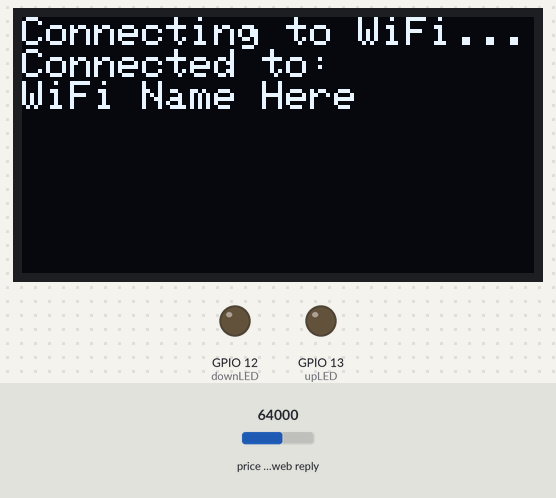
A sketch run on a simulated ESP32. Shown: 128×64 one-colour display, output pins drawn as LEDs (lit = HIGH). The test bench sets the inputs (shaded band); at power-on: price in the web reply 64000. WiFi joins after 1.5 s; servers stay silent unless stated; web services answer with replies made up by the test bench; what the sketch prints to the serial monitor is not drawn.

Above: at 3.7 s.
At 6.3 s:
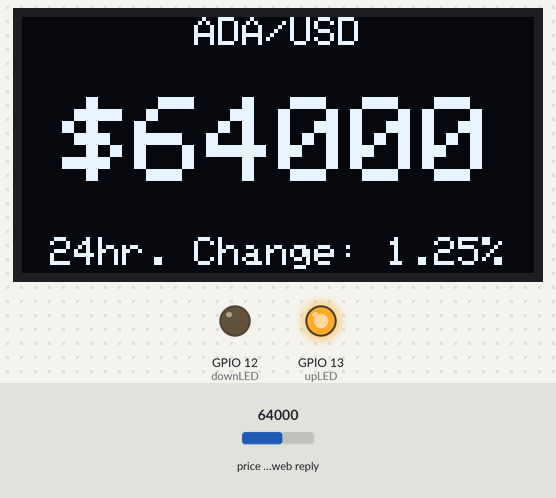
6.4 s: price in the web reply set to 21580
At 7.7 s:
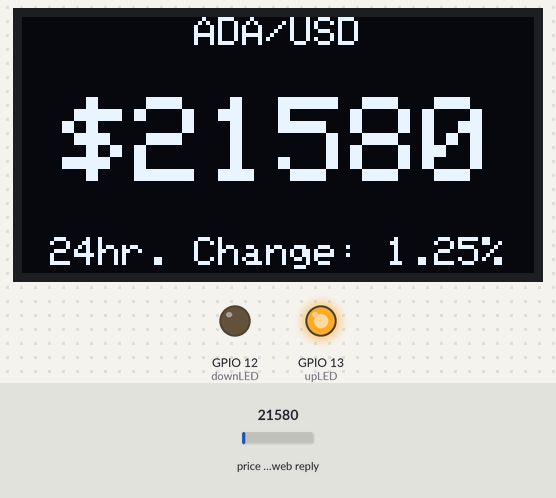
8.0 s: price in the web reply set to 39750
At 8.4 s:
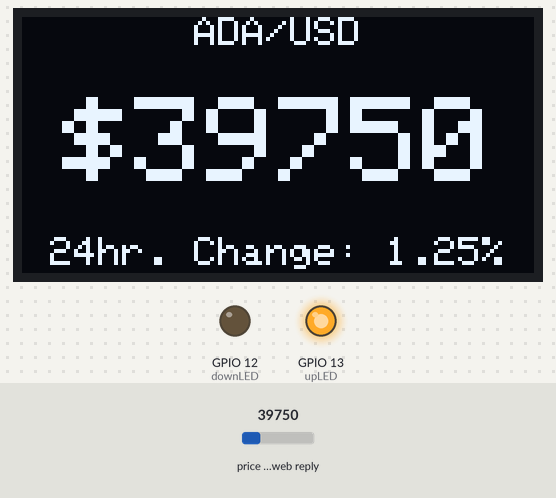
9.6 s: price in the web reply set to 59500
At 10.3 s:
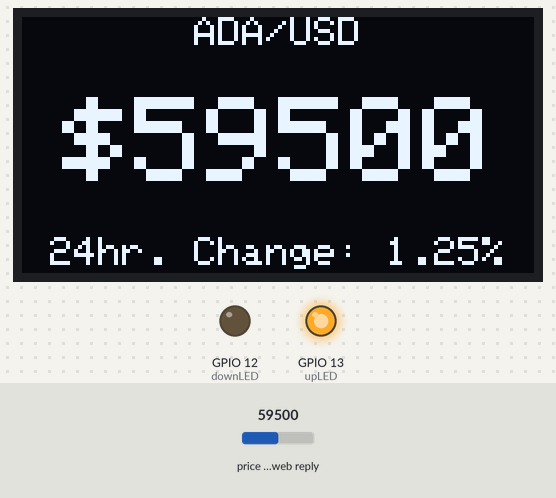
Timing chart, 0 to 12.6 s (numbered marks = the images above; inputs shaded):
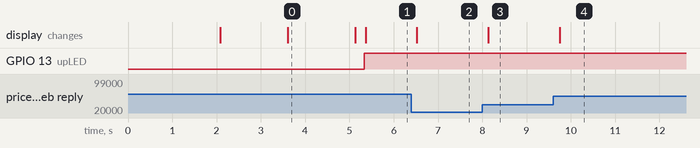

Measured:
- after the input at 6.4 s, the display: changes after 0.12 s (image 2)
- after the input at 8.0 s, the display: changes after 0.14 s (image 3)
- after the input at 9.6 s, the display: changes after 0.15 s (image 4)
- what the display in image 0 shows lasts 1.5 s, from 3.6 s to 5.1 s

The sketch:

CryptoTickerADA.ino
```cpp
//Vincent Rubens
//Cardano Stake Pool Operator
//Reaction Pool (XRX)
//Twitter: @vjrubens
//05 September 2021
//Cardano Ticker
//Thanks goes to Michael Klements for the troubleshooting support!
//Modified from Andrew Budziszek's original version "https://github.com/SonnyBrooks/bitcoin-ticker-esp32/blob/main/bitcoinTicker.ino"
//to include the Cardano logo and IO for the red and green indicator LEDs


#include <Adafruit_SSD1306.h>                                                 //Include the required libraries
#include <WiFi.h>
#include <Wire.h>
#include <HTTPClient.h>
#include <NTPClient.h>
#include <WiFiUdp.h>
#include <ArduinoJson.h>

#define SCREEN_WIDTH 128                                                      //Define the OLED display width and height
#define SCREEN_HEIGHT 64
#define OLED_RESET     -1                                                     // Reset pin # (or -1 if sharing Arduino reset pin)
#define SCREEN_ADDRESS 0x3C                                                   //I2C address for display
#define upLED 13
#define downLED 12
Adafruit_SSD1306 display (SCREEN_WIDTH, SCREEN_HEIGHT, &Wire, OLED_RESET);    //Create the display object

const char* ssid = "WiFi Name Here";                                          //Set your WiFi network name and password
const char* password = "Enter Password";

const int httpsPort = 443;                                                    //Cardano price API powered by CoinDesk - https://www.coingecko.com/
const String url = "https://api.coingecko.com/api/v3/simple/price?ids=cardano&vs_currencies=usd&include_24hr_change=true";

WiFiClient client;                                                            //Create a new WiFi client
HTTPClient http;

String formattedDate;                                                         //Create variables to store the date and time
String dayStamp;
String timeStamp;

const unsigned char cardanoLogo[] PROGMEM =
{
  0x00, 0x00, 0x00, 0x00, 0x00, 0x00, 0x00, 0x00, 0x00, 0x00, 0x00, 0x00, 0x00, 0x00, 0x00, 0x00,
  0x00, 0x00, 0x00, 0x00, 0x00, 0x00, 0x00, 0x00, 0x00, 0x00, 0x00, 0x00, 0x00, 0x00, 0x00, 0x00,
  0x00, 0x00, 0x00, 0x00, 0x00, 0x00, 0x00, 0x00, 0x00, 0x00, 0x00, 0x00, 0x00, 0x00, 0x00, 0x00,
  0x00, 0x00, 0x00, 0x00, 0x00, 0x00, 0x00, 0x00, 0x00, 0x00, 0x00, 0x00, 0x00, 0x00, 0x00, 0x00,
  0x00, 0x00, 0x00, 0x00, 0x00, 0x00, 0x00, 0x00, 0x00, 0x00, 0x00, 0x00, 0x00, 0x00, 0x00, 0x00,
  0x00, 0x00, 0x00, 0x00, 0x00, 0x00, 0x00, 0x00, 0x00, 0x00, 0x00, 0x00, 0x00, 0x00, 0x00, 0x00,
  0x00, 0x00, 0x00, 0x00, 0x00, 0x00, 0x00, 0x00, 0x00, 0x00, 0x00, 0x00, 0x00, 0x00, 0x00, 0x00,
  0x00, 0x00, 0x00, 0x00, 0x00, 0x00, 0x00, 0x00, 0x00, 0x00, 0x00, 0x00, 0x00, 0x00, 0x00, 0x00,
  0x00, 0x00, 0x00, 0x00, 0x00, 0x00, 0x00, 0x00, 0x00, 0x00, 0x00, 0x00, 0x00, 0x00, 0x00, 0x00,
  0x00, 0x00, 0x00, 0x00, 0x00, 0x00, 0x00, 0x00, 0x00, 0x00, 0x00, 0x00, 0x00, 0x00, 0x00, 0x00,
  0x00, 0x00, 0x00, 0x00, 0x00, 0x00, 0x00, 0x00, 0x00, 0x00, 0x00, 0x00, 0x00, 0x00, 0x00, 0x00,
  0x00, 0x00, 0x00, 0x00, 0x00, 0x00, 0x00, 0x00, 0x00, 0x00, 0x00, 0x00, 0x00, 0x00, 0x00, 0x00,
  0x00, 0x00, 0x00, 0x00, 0x00, 0x00, 0x00, 0x01, 0x80, 0x00, 0x00, 0x00, 0x00, 0x00, 0x00, 0x00,
  0x00, 0x00, 0x00, 0x00, 0x00, 0x00, 0x04, 0x01, 0x80, 0x20, 0x00, 0x00, 0x00, 0x00, 0x00, 0x00,
  0x00, 0x00, 0x00, 0x00, 0x00, 0x00, 0x04, 0x00, 0x00, 0x20, 0x00, 0x00, 0x00, 0x00, 0x00, 0x00,
  0x00, 0x00, 0x00, 0x00, 0x00, 0x00, 0x00, 0x00, 0x00, 0x00, 0x00, 0x00, 0x00, 0x00, 0x00, 0x00,
  0x00, 0x00, 0x00, 0x00, 0x00, 0x00, 0x00, 0x00, 0x00, 0x00, 0x00, 0x00, 0x00, 0x00, 0x00, 0x00,
  0x00, 0x00, 0x00, 0x00, 0x00, 0x00, 0x00, 0x80, 0x01, 0x00, 0x00, 0x00, 0x00, 0x00, 0x00, 0x00,
  0x00, 0x00, 0x00, 0x00, 0x00, 0x00, 0x01, 0xc0, 0x03, 0x80, 0x00, 0x00, 0x00, 0x00, 0x00, 0x00,
  0x00, 0x00, 0x00, 0x00, 0x00, 0x00, 0x01, 0x83, 0xc3, 0x80, 0x00, 0x00, 0x00, 0x00, 0x00, 0x00,
  0x00, 0x00, 0x00, 0x00, 0x00, 0x00, 0x00, 0x03, 0xc0, 0x00, 0x00, 0x00, 0x00, 0x00, 0x00, 0x00,
  0x00, 0x00, 0x00, 0x00, 0x00, 0x01, 0x00, 0x01, 0x80, 0x00, 0x80, 0x00, 0x00, 0x00, 0x00, 0x00,
  0x00, 0x00, 0x00, 0x00, 0x00, 0x03, 0x80, 0x00, 0x00, 0x01, 0xc0, 0x00, 0x00, 0x00, 0x00, 0x00,
  0x00, 0x00, 0x00, 0x00, 0x00, 0x01, 0x00, 0x1c, 0x38, 0x00, 0x80, 0x00, 0x00, 0x00, 0x00, 0x00,
  0x00, 0x00, 0x00, 0x00, 0x00, 0x00, 0x04, 0x3e, 0x7c, 0x20, 0x00, 0x00, 0x00, 0x00, 0x00, 0x00,
  0x00, 0x00, 0x00, 0x00, 0x00, 0x00, 0x0e, 0x3e, 0x7c, 0x70, 0x00, 0x00, 0x00, 0x00, 0x00, 0x00,
  0x00, 0x00, 0x00, 0x00, 0x00, 0x00, 0x0e, 0x3e, 0x7c, 0x70, 0x00, 0x00, 0x00, 0x00, 0x00, 0x00,
  0x00, 0x00, 0x00, 0x00, 0x00, 0x00, 0x06, 0x3e, 0x7c, 0x60, 0x00, 0x00, 0x00, 0x00, 0x00, 0x00,
  0x00, 0x00, 0x00, 0x00, 0x00, 0x00, 0x00, 0x1c, 0x38, 0x00, 0x00, 0x00, 0x00, 0x00, 0x00, 0x00,
  0x00, 0x00, 0x00, 0x00, 0x00, 0x00, 0x01, 0xe0, 0x07, 0x80, 0x00, 0x00, 0x00, 0x00, 0x00, 0x00,
  0x00, 0x00, 0x00, 0x00, 0x00, 0x00, 0x03, 0xf0, 0x0f, 0x80, 0x00, 0x00, 0x00, 0x00, 0x00, 0x00,
  0x00, 0x00, 0x00, 0x00, 0x00, 0x31, 0xc3, 0xf0, 0x0f, 0xc3, 0x8c, 0x00, 0x00, 0x00, 0x00, 0x00,
  0x00, 0x00, 0x00, 0x00, 0x00, 0x31, 0xc3, 0xf0, 0x0f, 0xc3, 0x8c, 0x00, 0x00, 0x00, 0x00, 0x00,
  0x00, 0x00, 0x00, 0x00, 0x00, 0x00, 0x03, 0xf0, 0x0f, 0x80, 0x00, 0x00, 0x00, 0x00, 0x00, 0x00,
  0x00, 0x00, 0x00, 0x00, 0x00, 0x00, 0x01, 0xe0, 0x03, 0x00, 0x00, 0x00, 0x00, 0x00, 0x00, 0x00,
  0x00, 0x00, 0x00, 0x00, 0x00, 0x00, 0x00, 0x1c, 0x38, 0x00, 0x00, 0x00, 0x00, 0x00, 0x00, 0x00,
  0x00, 0x00, 0x00, 0x00, 0x00, 0x00, 0x06, 0x3e, 0x7c, 0x60, 0x00, 0x00, 0x00, 0x00, 0x00, 0x00,
  0x00, 0x00, 0x00, 0x00, 0x00, 0x00, 0x0e, 0x3e, 0x7c, 0x70, 0x00, 0x00, 0x00, 0x00, 0x00, 0x00,
  0x00, 0x00, 0x00, 0x00, 0x00, 0x00, 0x0e, 0x3e, 0x7c, 0x70, 0x00, 0x00, 0x00, 0x00, 0x00, 0x00,
  0x00, 0x00, 0x00, 0x00, 0x00, 0x00, 0x04, 0x3e, 0x7c, 0x20, 0x00, 0x00, 0x00, 0x00, 0x00, 0x00,
  0x00, 0x00, 0x00, 0x00, 0x00, 0x01, 0x00, 0x1c, 0x38, 0x00, 0x80, 0x00, 0x00, 0x00, 0x00, 0x00,
  0x00, 0x00, 0x00, 0x00, 0x00, 0x03, 0x80, 0x00, 0x00, 0x01, 0xc0, 0x00, 0x00, 0x00, 0x00, 0x00,
  0x00, 0x00, 0x00, 0x00, 0x00, 0x01, 0x00, 0x01, 0x80, 0x00, 0x00, 0x00, 0x00, 0x00, 0x00, 0x00,
  0x00, 0x00, 0x00, 0x00, 0x00, 0x00, 0x00, 0x03, 0xc0, 0x00, 0x00, 0x00, 0x00, 0x00, 0x00, 0x00,
  0x00, 0x00, 0x00, 0x00, 0x00, 0x00, 0x01, 0xc3, 0x83, 0x80, 0x00, 0x00, 0x00, 0x00, 0x00, 0x00,
  0x00, 0x00, 0x00, 0x00, 0x00, 0x00, 0x01, 0xc0, 0x03, 0x80, 0x00, 0x00, 0x00, 0x00, 0x00, 0x00,
  0x00, 0x00, 0x00, 0x00, 0x00, 0x00, 0x00, 0x80, 0x01, 0x00, 0x00, 0x00, 0x00, 0x00, 0x00, 0x00,
  0x00, 0x00, 0x00, 0x00, 0x00, 0x00, 0x00, 0x00, 0x00, 0x00, 0x00, 0x00, 0x00, 0x00, 0x00, 0x00,
  0x00, 0x00, 0x00, 0x00, 0x00, 0x00, 0x00, 0x00, 0x00, 0x00, 0x00, 0x00, 0x00, 0x00, 0x00, 0x00,
  0x00, 0x00, 0x00, 0x00, 0x00, 0x00, 0x04, 0x00, 0x00, 0x20, 0x00, 0x00, 0x00, 0x00, 0x00, 0x00,
  0x00, 0x00, 0x00, 0x00, 0x00, 0x00, 0x04, 0x01, 0x80, 0x20, 0x00, 0x00, 0x00, 0x00, 0x00, 0x00,
  0x00, 0x00, 0x00, 0x00, 0x00, 0x00, 0x00, 0x01, 0x80, 0x00, 0x00, 0x00, 0x00, 0x00, 0x00, 0x00,
  0x00, 0x00, 0x00, 0x00, 0x00, 0x00, 0x00, 0x00, 0x00, 0x00, 0x00, 0x00, 0x00, 0x00, 0x00, 0x00,
  0x00, 0x00, 0x00, 0x00, 0x00, 0x00, 0x00, 0x00, 0x00, 0x00, 0x00, 0x00, 0x00, 0x00, 0x00, 0x00,
  0x00, 0x00, 0x00, 0x00, 0x00, 0x00, 0x00, 0x00, 0x00, 0x00, 0x00, 0x00, 0x00, 0x00, 0x00, 0x00,
  0x00, 0x00, 0x00, 0x00, 0x00, 0x00, 0x00, 0x00, 0x00, 0x00, 0x00, 0x00, 0x00, 0x00, 0x00, 0x00,
  0x00, 0x00, 0x00, 0x00, 0x00, 0x00, 0x00, 0x00, 0x00, 0x00, 0x00, 0x00, 0x00, 0x00, 0x00, 0x00,
  0x00, 0x00, 0x00, 0x00, 0x00, 0x00, 0x00, 0x00, 0x00, 0x00, 0x00, 0x00, 0x00, 0x00, 0x00, 0x00,
  0x00, 0x00, 0x00, 0x00, 0x00, 0x00, 0x00, 0x00, 0x00, 0x00, 0x00, 0x00, 0x00, 0x00, 0x00, 0x00,
  0x00, 0x00, 0x00, 0x00, 0x00, 0x00, 0x00, 0x00, 0x00, 0x00, 0x00, 0x00, 0x00, 0x00, 0x00, 0x00,
  0x00, 0x00, 0x00, 0x00, 0x00, 0x00, 0x00, 0x00, 0x00, 0x00, 0x00, 0x00, 0x00, 0x00, 0x00, 0x00,
  0x00, 0x00, 0x00, 0x00, 0x00, 0x00, 0x00, 0x00, 0x00, 0x00, 0x00, 0x00, 0x00, 0x00, 0x00, 0x00,
  0x00, 0x00, 0x00, 0x00, 0x00, 0x00, 0x00, 0x00, 0x00, 0x00, 0x00, 0x00, 0x00, 0x00, 0x00, 0x00,
  0x00, 0x00, 0x00, 0x00, 0x00, 0x00, 0x00, 0x00, 0x00, 0x00, 0x00, 0x00, 0x00, 0x00, 0x00, 0x00
};

void setup()
{
  Serial.begin(115200);                                                        //Start the serial monitor

  pinMode(upLED, OUTPUT);                                                      //Define the LED pin outputs
  pinMode(downLED, OUTPUT);

  if (!display.begin(SSD1306_SWITCHCAPVCC, SCREEN_ADDRESS))                    //Connect to the display
  {
    Serial.println(F("SSD1306 allocation failed"));
    for (;;); // Don't proceed, loop forever
  }

  display.clearDisplay();                                                      //Clear the display
  display.setTextColor(SSD1306_WHITE);                                         //Set the text colour to white
  display.drawBitmap(0, 0, cardanoLogo, 128, 64, WHITE);                       //Display bitmap from array
  display.display();
  delay(2000);

  display.clearDisplay();                                                      //Clear the display
  display.setTextSize(1);                                                      //Set display parameters
  display.setTextColor(WHITE);
  display.println("Connecting to WiFi...");
  display.display();

  WiFi.begin(ssid, password);

  Serial.print("Connecting to WiFi...");
  while (WiFi.status() != WL_CONNECTED)                                        //Connect to the WiFi network
  {
    delay(500);
    Serial.print(".");
  }
  Serial.println();

  display.println("Connected to: ");                                           //Display message once connected
  display.print(ssid);
  display.display();
  delay(1500);
  display.clearDisplay();
  display.display();
}

void loop()
{
  Serial.print("Connecting to ");                                              //Display url on Serial monitor for debugging
  Serial.println(url);

  http.begin(url);
  int httpCode = http.GET();                                                   //Get crypto price from API
  StaticJsonDocument<2000> doc;
  DeserializationError error = deserializeJson(doc, http.getString());

  if (error)                                                                   //Display error message if unsuccessful
  {
    Serial.print(F("deserializeJson Failed"));
    Serial.println(error.f_str());
    delay(2500);
    return;
  }

  Serial.print("HTTP Status Code: ");
  Serial.println(httpCode);

  String ADAUSDPrice = doc["cardano"]["usd"].as<String>();                     //Store crypto price and update date in local variables
  String percentChange = doc["cardano"]["usd_24h_change"].as<String>();
  percentChange.remove(4);                                                     //Adjust the decimal placement
  http.end();

  Serial.print("ADAUSD Price: ");                                              //Display current price on serial monitor

  bool isUp = percentChange > "0";                                             //Check whether price has increased or decreased
  String dayChangeString = "24hr. Change: ";
  if (isUp)                                                                    //If price has increased from yesterday
  {
    percentChange >= "0";
    digitalWrite(upLED, HIGH);
    digitalWrite(downLED, LOW);
  }
  else                                                                         //If price has decreased from yesterday
  {
    percentChange < "0";
    digitalWrite(downLED, HIGH);
    digitalWrite(upLED, LOW);
  }

  Serial.print("Percent Change: ");                                            //Display the percentage change on the serial monitor
  Serial.println(percentChange);

  display.clearDisplay();                                                      //Clear the OLED display
  display.setTextSize(1);
  printCenter("ADA/USD", 0, 0);                                                //Display the comparison header

  display.setTextSize(3);
  printCenter("$" + ADAUSDPrice, 0, 20);                                       //Display the current price

  display.setTextSize(1);                                                      //Display the change percentage
  dayChangeString = dayChangeString + percentChange + "%";
  printCenter(dayChangeString, 0, 55);
  display.display();                                                           //Execute the new display

  http.end();                                                                  //End the WiFi connection
  esp_sleep_enable_timer_wakeup(900000000);                                    //Sleep for 15 minutes
}

void printCenter(const String buf, int x, int y)                               //Function to centre the current price in the display width
{
  int16_t x1, y1;
  uint16_t w, h;
  display.getTextBounds(buf, x, y, &x1, &y1, &w, &h);                          //Calculate string width
  display.setCursor((x - w / 2) + (128 / 2), y);                               //Set cursor to print string in centre
  display.print(buf);                                                          //Display string
}
```
